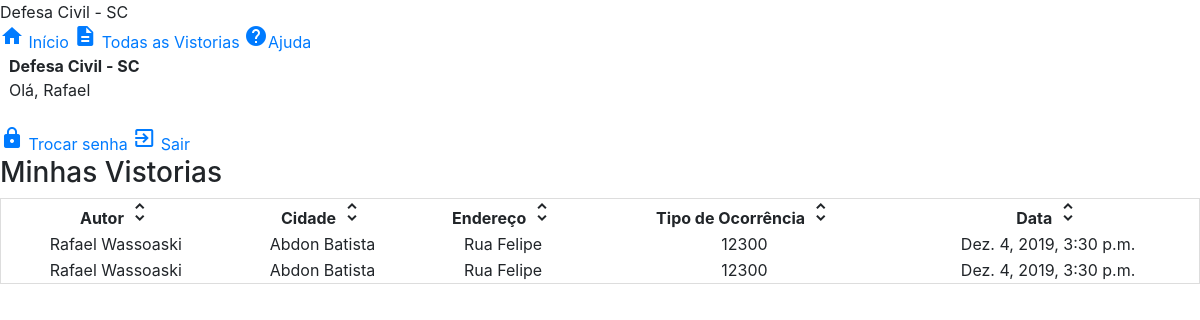
The app's page / (signed in) with its own data.
### accounts/models.py (models this page shows)
class CustomUser(AbstractUser):
	username = models.CharField(_('username'),max_length=15, unique=True, help_text=_('15 caracteres ou menos. Aceita letras, números e @/./+/-/_'), validators=[ validators.RegexValidator(re.compile('^[\w.@+-]+$'), _('Insira um usuário válido.'), _('inválido'))])
	first_name = models.CharField(_('first_name'), max_length=30, blank=False, null=False)
	last_name = models.CharField(_('last_name'), max_length=30, blank=False, null=False)
	email = models.EmailField(_('email address'), max_length=255, unique=True, blank=False, null=False)
	is_staff = models.BooleanField(_('staff status'), default=False, blank = True)
	is_active = models.BooleanField(_('active'), default=True, blank = True)
	is_trusty = models.BooleanField(_('trusty'), default=False, blank = True)
	date_joined = models.DateTimeField(_('date joined'), default=timezone.now, blank = True)

### relatorios/models.py (models this page shows, shortened)
class Vistoria(models.Model):
    autor = models.ForeignKey(settings.AUTH_USER_MODEL, related_name = 'autor_id',  on_delete=models.CASCADE)
    cobrad = models.CharField(max_length=200)
    municipios = models.TextField()
    descricao = models.TextField()
    data = models.DateTimeField(default=timezone.now)
    endereco = models.TextField()
    dataDesastre = models.TextField()
    descricaoDesastre = models.CharField(max_length=500)
    danos_humanos_desalojados = models.IntegerField(default=0, blank=True)
    danos_humanos_desabrigados = models.IntegerField(default=0, blank=True)
    danos_humanos_desaparecidos = models.IntegerField(default=0, blank=True)
    danos_humanos_feridos = models.IntegerField(default=0, blank=True)
    danos_humanos_enfermos = models.IntegerField(default=0, blank=True)
    danos_humanos_mortos = models.IntegerField(default=0, blank=True)
    danos_humanos_isolados = models.IntegerField(default=0, blank=True)
    danos_humanos_atingidos = models.IntegerField(default=0, blank=True)
    danos_humanos_afetados = models.IntegerField(default=0, blank=True)
    danos_humanos_observacoes = models.TextField(default="Sem Observações", blank=True)
    unidades_habitacionais_atingidas = models.IntegerField(default=0, blank=True)
    unidades_habitacionais_danificads = models.IntegerField(default=0, blank=True)
    unidades_habitacionais_interditadas = models.IntegerField(default=0, blank=True)
    unidades_habitacionais_destruidas = models.IntegerField(default=0, blank=True)
    instalacoes_publicas_saude_atingidas = models.IntegerField(default=0, blank=True)
    instalacoes_publicas_ensino_atingidas = models.IntegerField(default=0, blank=True)
    instalacoes_comunitarias_atingidas = models.IntegerField(default=0, blank=True)
    obras_atingidas = models.IntegerField(default=0, blank=True)
    interrupcoes_servicos_essenciais = models.IntegerField(default=0, blank=True)
    danos_materiais_observacoes = models.TextField(default="Sem Observações", blank=True)
    contaminacao_solo = models.IntegerField(default=0, blank=True)
    contaminacao_agua = models.IntegerField(default=0, blank=True)
    contaminacao_ar = models.IntegerField(default=0, blank=True)
    danos_ambientais_observacoes = models.TextField(default="Sem Observações", blank=True)
    danos_agricultura = models.IntegerField(default=0, blank=True)
    danos_pecuaria = models.IntegerField(default=0, blank=True)
    danos_industria = models.IntegerField(default=0, blank=True)
    danos_comercio = models.IntegerField(default=0, blank=True)
    danos_prestacao_de_servicos = models.IntegerField(default=0, blank=True)
    danos_economicos_observacoes = models.TextField(default="Sem Observações", blank=True)
    iah_cestas_de_alimentos = models.IntegerField(default=0, blank=True)
    iah_agua_potavel = models.IntegerField(default=0, blank=True)
    iah_colchoes = models.IntegerField(default=0, blank=True)
    iah_kit_higiene_pessoal = models.IntegerField(default=0, blank=True)
    iah_kit_limpeza = models.IntegerField(default=0, blank=True)
    iah_telhas = models.IntegerField(default=0, blank=True)
    iah_lona_plastica = models.IntegerField(default=0, blank=True)
    iah_outros = models.IntegerField(default=0, blank=True)
    iah_fornecidos_outros_observacoes = models.TextField(default="Sem Observações", blank=True)
    iah_vias_publicas_totalmente_desobistruidas = models.BooleanField(default=False)
    iah_reestabelecimento_servicos_essenciais = models.BooleanField(default=False)
    deferido = models.BooleanField(default=False, blank=True)
    latitude = models.CharField(max_length=20)
    longitude = models.CharField(max_length=20)

### relatorios/views.py (the view)
# urls.py: path('', views.minhasvistorias, name='minhasvistorias'),
@login_required
def minhasvistorias(request):
	vistorias = Vistoria.objects.filter(autor=request.user, data__lte=timezone.now()).order_by('-data')
	return render(request, 'relatorios/minhas_vistorias.html', {'vistorias':vistorias})

### relatorios/templates/relatorios/minhas_vistorias.html
{% extends 'relatorios/base.html' %}
{% block conteudo %}
<main class="mdl-layout__content mdl-color--grey-100">
    <div class="mdl-grid">
      <div class="mdl-cell mdl-cell--12-col"><h3>Minhas Vistorias</h3></div>
    </div>
    <div class="mdl-grid">
        {% if empty %}
            <h5 class="emptymsg">Não há vistorias para serem exibidas. <a href="{% url 'adventure_new' %}">Crie uma nova para vê-la aqui.</a></h5>
        {% else %}
            <table class="mdl-data-table mdl-js-data-table mdl-cell--12-col mdl-shadow--2dp" id="dataTable">
                <thead>
                    <tr class="md">
                        <th onclick="sortTable(0, 'autor_arrow', 'cidade_arrow', 'endereco_arrow', 'cobrade_arrow', 'data_arrow')">Autor <i id="autor_arrow" class=" material-icons" role="presentation">unfold_more</i></th>
                        <th onclick="sortTable(1, 'cidade_arrow', 'autor_arrow', 'endereco_arrow', 'cobrade_arrow', 'data_arrow')">Cidade <i id="cidade_arrow" class=" material-icons" role="presentation">unfold_more</i></th>
                        <th onclick="sortTable(2, 'endereco_arrow', 'autor_arrow', 'cidade_arrow', 'cobrade_arrow', 'data_arrow')">Endereço <i id="endereco_arrow" class=" material-icons" role="presentation">unfold_more</i></th>
                        <th onclick="sortTable(3, 'cobrade_arrow', 'autor_arrow', 'cidade_arrow', 'endereco_arrow', 'data_arrow')">Tipo de Ocorrência <i id="cobrade_arrow" class=" material-icons" role="presentation">unfold_more</i></th>
                        <th onclick="sortTable(4, 'data_arrow', 'autor_arrow', 'cidade_arrow', 'cobrade_arrow', 'endereco_arrow')">Data <i id="data_arrow" class=" material-icons" role="presentation">unfold_more</i></th>
                    </tr>
                </thead>
                <tbody>
                    {% for vistoria in vistorias %}
                        <tr onclick="window.location='{% url 'vistoriadetalhes' pk=vistoria.pk %}';">
                            <td class="mdl-color-text--deep-orange">{{ vistoria.autor.first_name  }} {{ vistoria.autor.last_name }}</td>
                            <td class="mdl-color-text--deep-orange">{{ vistoria.municipios }}</td>
                            <td class="mdl-color-text--deep-orange">{{ vistoria.endereco }}</td>
                            <td class="mdl-color-text--deep-orange">{{ vistoria.cobrad }}</td>
                            <td class="mdl-color-text--deep-orange">{{ vistoria.data }}</td>
                        </tr>
                    {% endfor %}
                </tbody>
            </table>
        {% endif %}
    </div>
</main>
{% endblock %}

### relatorios/templates/relatorios/base.html (shortened to what this page needs)
{% load static %}
<!DOCTYPE html>
<html lang="pt-br">
<head>
  <link rel="stylesheet" href="https://code.getmdl.io/1.3.0/material.indigo-orange.min.css" />
  <link rel="stylesheet" href="https://stackpath.bootstrapcdn.com/bootstrap/4.1.3/css/bootstrap.min.css">
</head>
<body>
  <div class="layout mdl-layout mdl-js-layout  ">
    <header class="header mdl-layout__header mdl-color--indigo mdl-color-text--black-000">
      <div class="mdl-layout__header-row">
        <span class="mdl-layout-title">Defesa Civil - SC</span>
        {% if user.is_authenticated %}
          <a class="mdl-navigation__link" href="{% url 'minhasvistorias' %}"><i class=" material-icons" role="presentation">home</i> Início</a>
          <a class="mdl-navigation__link" href="{% url 'todasvistorias' %}"><i class=" material-icons" role="presentation">description</i> Todas as Vistorias</a>
          <a class="mdl-navigation__link" href="{% url 'ajuda' %}"><i class=" material-icons" role="presentation">help</i>Ajuda</a>
        {% endif %}
      </div>
    </header>
    <div class="drawer mdl-layout__drawer mdl-color--indigo mdl-color-text--black">
      <header class="drawer-header">
        <strong><span class="mdl-layout-title mdl-color-text--white" style="margin: 9px !important;">Defesa Civil - SC</span></strong>
        <div class="avatar-dropdown">
          {% if user.is_authenticated %}
          <span class="mdl-color-text--white" style="margin: 9px !important;"> Olá, {{user.username}} </span>
          {% else %}
          <span class="mdl-color-text--white" style="margin: 9px !important;">Olá, Visitante</span>
          {% endif %}
          <div class="mdl-layout-spacer"></div><br>
      </div>
    </header>
    <nav class="navigation mdl-navigation">
      {% if user.is_authenticated %}
      <a class="mdl-navigation__link mdl-color-text--white" href="{% url 'password_change' %}"><i class="mdl-color-text--white material-icons" role="presentation">lock</i> Trocar senha</a>
      <a class="mdl-navigation__link mdl-color-text--white" href="{% url 'logout' %}"><i class="mdl-color-text--white material-icons" role="presentation">exit_to_app</i> Sair</a>
      {% endif %}
    </nav>
  </div>
  {% block conteudo %}
      {% endblock %}
</body>
</html>

### relatorios/templates/relatorios/base.html (style rules this page uses)
th { text-align: center !important; }
td { text-align: center !important; white-space: pre-wrap !important; }
table { max-width: 100% !important; }
tr { cursor: pointer !important; }
th { cursor: pointer !important; }
table { border-spacing: 0 !important; width: 100% !important; border: 1px solid #ddd !important; }

### records on screen
CustomUser: username "Rafael"
Vistoria: autor.first_name "Rafael", autor.last_name "Wassoaski", municipios "Abdon Batista", endereco "Rua Felipe", cobrad "12300", data "Dez. 4, 2019, 3:30 p.m."
Vistoria: autor.first_name "Rafael", autor.last_name "Wassoaski", municipios "Abdon Batista", endereco "Rua Felipe", cobrad "12300", data "Dez. 4, 2019, 3:30 p.m."
